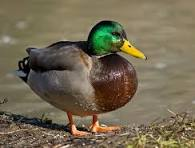
#> input picture DUCK.jpg, 195 x 148 px
$ jupyter execute Thresholding.ipynb
#> lines starting #> are read from the running program, lines starting #| are printed output that depends on the picture; after the words box and inside, x2 and y2 are one past the last pixel; in counts of white or black regions, pixels touching at a corner belong together
[cell 1]
# Load the necessary packages
import cv2
import numpy as np
import matplotlib.pyplot as plt

[cell 2]
#READ THE IMAGE USING IMREAD
#CONVERT THE COLOR FROM BGR TO RGB
image = cv2.imread("DUCK.jpg")
#> image is the input picture: shape (148, 195, 3); mean B, G, R 82.8, 105.7, 116.2
image = cv2.cvtColor(image, cv2.COLOR_BGR2RGB)

image_gray = cv2.imread("DUCK.jpg",0)
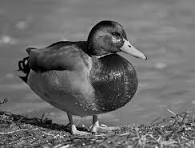
#> image_gray: shape (148, 195); min 0, max 245, mean 106.2

[cell 3]
# Use Global thresholding to segment the image
ret,thresh_dipt1=cv2.threshold(image_gray,86,255,cv2.THRESH_BINARY)
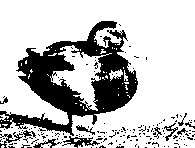
#> thresh_dipt1: shape (148, 195); 75.1% white; 171 black regions (160 under 20 px), largest, box (x1, y1, x2, y2) and area: (0, 21, 138, 136) 5979, (62, 136, 100, 148) 181, (0, 130, 36, 148) 159
ret,thresh_dipt2=cv2.threshold(image_gray,86,255,cv2.THRESH_BINARY_INV)
ret,thresh_dipt3=cv2.threshold(image_gray,86,255,cv2.THRESH_TOZERO)
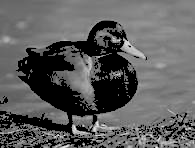
#> thresh_dipt3: shape (148, 195); min 0, max 245, mean 92.9
ret,thresh_dipt4=cv2.threshold(image_gray,86,255,cv2.THRESH_TOZERO_INV)
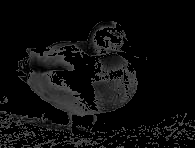
#> thresh_dipt4: shape (148, 195); min 0, max 86, mean 13.3
ret,thresh_dipt5=cv2.threshold(image_gray,100,255,cv2.THRESH_TRUNC)
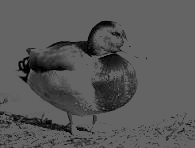
#> thresh_dipt5: shape (148, 195); min 0, max 100, mean 88.1

[cell 4]
# Use Adaptive thresholding to segment the image

ret,thresh_dipt6=cv2.threshold(image_gray,0,255,cv2.THRESH_BINARY+cv2.THRESH_OTSU)
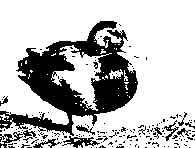
#> thresh_dipt6: shape (148, 195); 73.9% white; 166 black regions (154 under 20 px), largest, box (x1, y1, x2, y2) and area: (0, 21, 138, 136) 6192, (62, 136, 100, 148) 194, (0, 130, 37, 148) 189
#> ret = 89

[cell 5]
# Use Otsu's method to segment the image

thresh_dipt7=cv2.adaptiveThreshold(image_gray,255,cv2.ADAPTIVE_THRESH_MEAN_C,cv2.THRESH_BINARY,11,2)
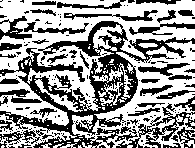
#> thresh_dipt7: shape (148, 195); 58.9% white; 170 black regions (128 under 20 px), largest, box (x1, y1, x2, y2) and area: (0, 21, 195, 148) 6244, (116, 103, 195, 148) 782, (64, 10, 158, 21) 329
thresh_dipt8=cv2.adaptiveThreshold(image_gray,255,cv2.ADAPTIVE_THRESH_GAUSSIAN_C,cv2.THRESH_BINARY,11,2)
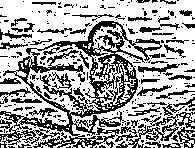
#> thresh_dipt8: shape (148, 195); 64.2% white; black in thin lines or dots

[cell 6]
# Display the results

titles=["Gray Image","Threshold Image (Binary)","Threshold Image (Binary Inverse)","Threshold Image (To Zero)","Threshold Image (To Zero-Inverse)","Threshold Image (Truncate)","Otsu","Adaptive Threshold (Mean)","Adaptive Threshold (Gaussian)"]
images=[image_gray,thresh_dipt1,thresh_dipt2,thresh_dipt3,thresh_dipt4,thresh_dipt5,thresh_dipt6,thresh_dipt7,thresh_dipt8]#LIST OUT ALL TILL thresh_dipt8 i.e from thresh_dipt_1 till thresh_dipt_8a
for i in range(0,9):
    plt.figure(figsize=(10,10))
    plt.subplot(1,2,1)
    plt.title("Original Image")
    plt.imshow(image)
    plt.axis("off")
    plt.subplot(1,2,2)
    plt.title(titles[i])
    plt.imshow(cv2.cvtColor(images[i],cv2.COLOR_BGR2RGB))
    plt.axis("off")
    plt.show()
#> this loop made 9 passes
#> pass 1, `plt.show()`:
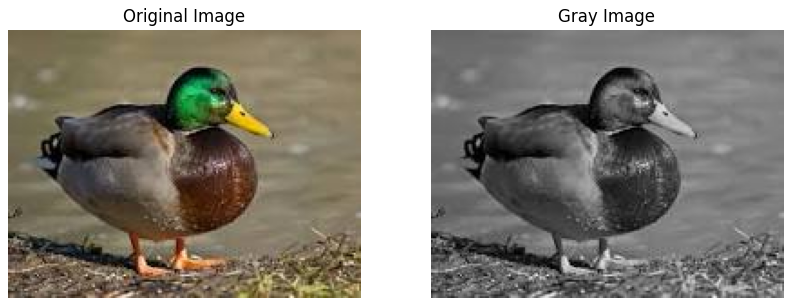
#> figure drawn by matplotlib, 2 panels
#> pass 2, `plt.show()`:
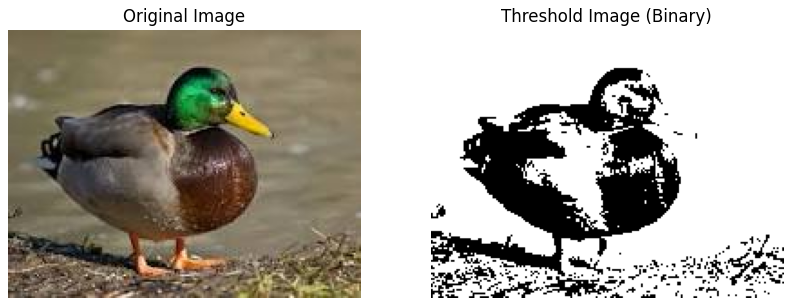
#> figure drawn by matplotlib, 2 panels
